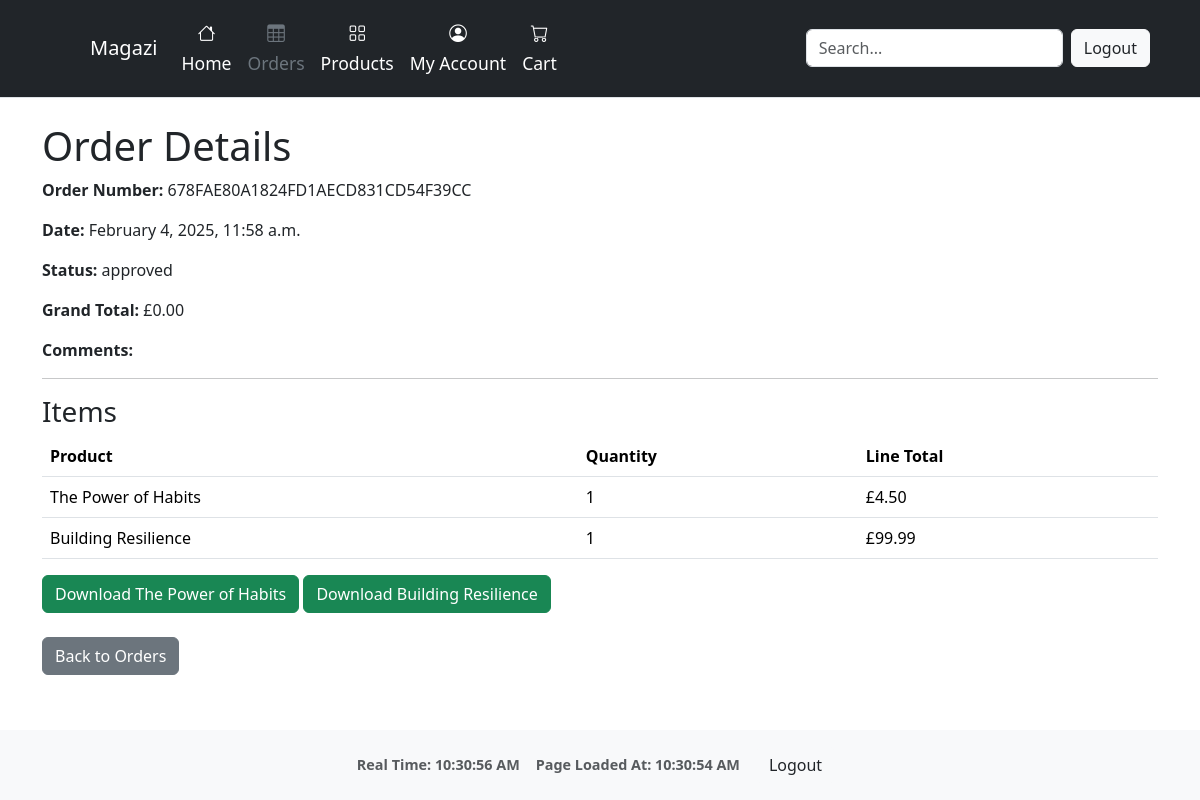
Page /orders/detail/678FAE80A1824FD1AECD831CD54F39CC/ (signed in) on the committed database.
### orders/models.py (models this page shows, shortened)
class Order(models.Model):
    order_number = models.CharField(max_length=32, null=False, editable=False)
    user = models.ForeignKey(settings.AUTH_USER_MODEL, on_delete=models.SET_NULL, null=True, blank=True)
    full_name = models.CharField(max_length=50, null=False, blank=False)
    email = models.EmailField(max_length=254, null=False, blank=False)
    phone_number = models.CharField(max_length=20, null=False, blank=False)
    country = CountryField(blank_label='Country *', null=False, blank=False)
    postcode = models.CharField(max_length=20, null=True, blank=True)
    town_or_city = models.CharField(max_length=40, null=False, blank=False)
    street_address1 = models.CharField(max_length=80, null=False, blank=False)
    street_address2 = models.CharField(max_length=80, null=True, blank=True)
    county = models.CharField(max_length=80, null=True, blank=True)
    date = models.DateTimeField(auto_now_add=True)
    delivery_cost = models.DecimalField(max_digits=6, decimal_places=2, null=False, default=0)
    order_total = models.DecimalField(max_digits=10, decimal_places=2, null=False, default=0)
    grand_total = models.DecimalField(max_digits=10, decimal_places=2, null=False, default=0)
    stripe_pid = models.CharField(max_length=254, null=False, blank=False, default='')
    status = models.CharField(max_length=20, default='pending')  # e.g. pending, delivered, canceled
    comments = models.TextField(blank=True)

class OrderLineItem(models.Model):
    order = models.ForeignKey('orders.Order', null=False, blank=False, on_delete=models.CASCADE, related_name='lineitems')
    product = models.ForeignKey(Product, null=False, blank=False, on_delete=models.CASCADE)
    quantity = models.IntegerField(null=False, blank=False, default=0)
    lineitem_total = models.DecimalField(max_digits=6, decimal_places=2, null=False, blank=False, editable=False)

### products/models.py (models this page shows, shortened)
class Product(models.Model):
    name = models.CharField(max_length=255)
    description = models.TextField()
    price = models.DecimalField(max_digits=10, decimal_places=2)
    image = models.ImageField(upload_to='product_images/', null=True, blank=True)
    stock = models.PositiveIntegerField(default=0)
    digital_file = models.FileField(upload_to='digital_products/', blank=True, null=True)
    created_at = models.DateTimeField(auto_now_add=True)
    updated_at = models.DateTimeField(auto_now=True)

### orders/views.py (the view)
# urls.py: path('detail/<str:order_number>/', views.order_detail, name='order_detail'),
@login_required
def order_detail(request, order_number):
    if request.user.is_staff or request.user.groups.filter(name="seller").exists():
        order = get_object_or_404(Order, order_number=order_number)
    else:
        order = get_object_or_404(Order, order_number=order_number, user=request.user)
    return render(request, 'orders/order_detail.html', {'order': order})

### cart/context.py (called while the page is built, shortened)
def cart_summary(request):
    cart = request.session.get('cart', {})
    cart_items = []
    total = 0
    return {'cart_total': total, 'cart_items': cart_items}

### orders/templates/orders/order_detail.html
{% extends "base.html" %}
{% block content %}
<div class="container my-4">
    <h1>Order Details</h1>
    <p><strong>Order Number:</strong> {{ order.order_number }}</p>
    <p><strong>Date:</strong> {{ order.date|date:"F j, Y, g:i a" }}</p>
    <p><strong>Status:</strong> {{ order.status }}</p>
    <p><strong>Grand Total:</strong> £{{ order.grand_total }}</p>
    <p><strong>Comments:</strong> {{ order.comments }}</p>
    <hr>
    <h3>Items</h3>
    <table class="table">
        <thead>
            <tr>
                <th>Product</th>
                <th>Quantity</th>
                <th>Line Total</th>
            </tr>
        </thead>
        <tbody>
            {% for item in order.lineitems.all %}
            <tr>
                <td>{{ item.product.name }}</td>
                <td>{{ item.quantity }}</td>
                <td>£{{ item.lineitem_total }}</td>
            </tr>
            {% endfor %}
        </tbody>
    </table>
    {% for item in order.lineitems.all %}
        {% if item.product and item.product.id %}
            {% if order.status|lower in "approved delivered" and item.product.digital_file %}
                <a href="{% url 'orders:download_product' order.order_number item.product.id %}" class="btn btn-success">
                    Download {{ item.product.name }}
                </a>
            {% endif %}
        {% else %}
            <p>Download unavailable for {{ item.product.name }}</p>
        {% endif %}
    {% endfor %}
    <div class="mt-4">
        <a href="{% url 'orders:my_orders' %}" class="btn btn-secondary">Back to Orders</a>
    </div>
</div>
{% endblock %}

### static/css/base_style.css (style rules this page uses)
html, body { min-height: 100vh; margin: 0; display: flex; flex-direction: column; }

### rows in the picture
Order: order_number "678FAE80A1824FD1AECD831CD54F39CC", date "February 4, 2025, 11:58 a.m.", status "approved", grand_total "0.00"
OrderLineItem: product.name "The Power of Habits", quantity "1", lineitem_total "4.50"
OrderLineItem: product.name "Building Resilience", quantity "1", lineitem_total "99.99"
